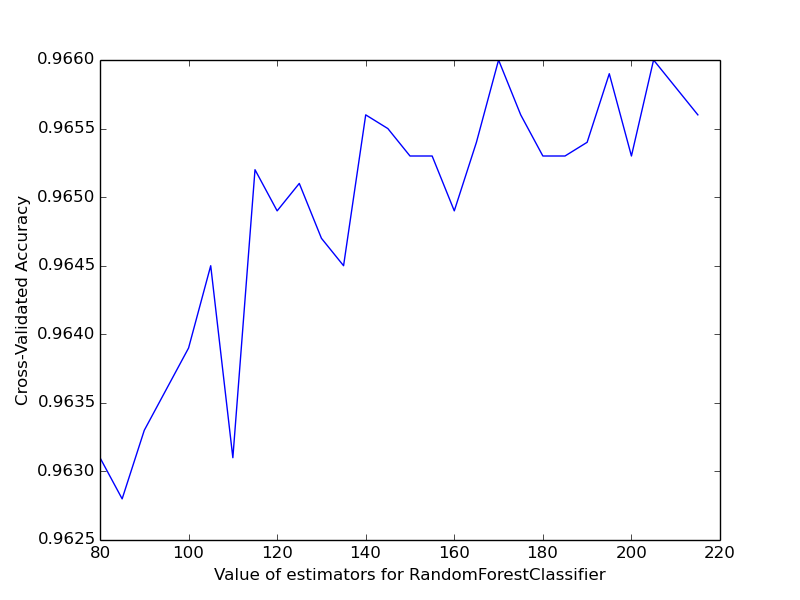

The script that saved this image:
from sklearn.ensemble import RandomForestClassifier
from numpy import genfromtxt, savetxt
import numpy as np

# Cross valid score
from sklearn.cross_validation import cross_val_score

# Matplot to plot
import matplotlib.pyplot as plt
#%matplotlib inline

CROSS_FOLDS = 5


def main():
    # create the training & test sets, skipping the header row with [1:]
    dataset = genfromtxt(open('input/train.csv','r'), delimiter=',', dtype='f8')[1:]
    target = [x[0] for x in dataset]
    train = [x[1:] for x in dataset]
    test = genfromtxt(open('input/test.csv','r'), delimiter=',', dtype='f8')[1:]

    # Search for an optimal value of estimates for RandomForestClassifier
    estimate_range = range(80, 220,5)
    k_scores = []
    for k in estimate_range:
        print "Trying estimator nbr " + str(k)
        rf = RandomForestClassifier(n_estimators=k, n_jobs=2)
        scores = cross_val_score(rf, train, target, cv=CROSS_FOLDS, scoring='accuracy')
        k_scores.append(scores.mean())
    print k_scores

    # Round for nicer matplot
    for index, k in enumerate(k_scores):
        k_scores[index] = round(k_scores[index], 4)

    # Plot the result and save figure
    plt.plot(estimate_range, k_scores)
    plt.xlabel('Value of estimators for RandomForestClassifier')
    plt.ylabel('Cross-Validated Accuracy')
    plt.savefig('randomforest_cross_valid_5.png')
    plt.show()

    # # array from 0 to 28000
    # i = np.arange(1, 28001);

    # with open('randomforest_submission.csv', 'w') as file:
    # 	file.write("ImageId,Label\n")
    # 	for index, value in enumerate(np.nditer(result)):
    # 		file.write(str(index + 1) + "," + str(value) + "\n")


    #savetxt('submission2.csv', np.hstack([i, result]), delimiter=',', fmt='%u', header="\"ImageId\", \"Label\"")

if __name__=="__main__":
    main()